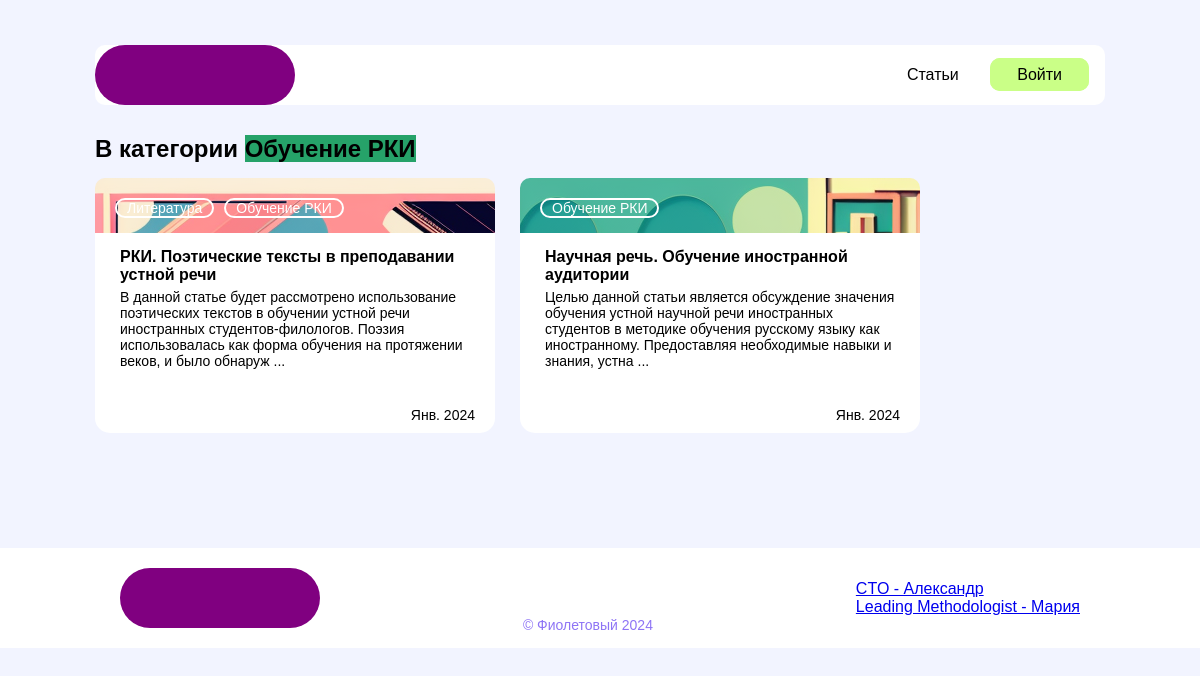
Screenshot of /articles/Обучение РКИ/ with the database file from the repository.
### apps/articles/models.py (models this page shows, shortened)
class Category(models.Model):
    name = models.CharField(max_length=20)
    color = models.CharField(max_length=7, default="#ffffff")
    class Meta:
        verbose_name = "2.2. Категория"
        verbose_name_plural = "2.2. Категории"

class Article(models.Model):
    title = models.CharField(max_length=100)
    attractive_text = models.TextField(default="Завлекающий текст")
    categories = models.ManyToManyField("Category", related_name="articles")
    image_base = models.ImageField(
        upload_to="static/img", default="img/solid-color-image.png"
    )
    main_text = models.TextField(default="Основной текст")
    main_text_headers_list = ListTextField(
        base_field=models.CharField(max_length=40, default=""),
        size=100,  # Maximum of 100 ids in list
        default=None,
    )
    main_text_headers_list_keys = models.CharField(max_length=200, default=" ")
    created_on = models.DateTimeField(auto_now_add=True)
    last_modified = models.DateTimeField(auto_now=True)
    flag_article_enabled = models.BooleanField(default=False)
    class Meta:
        verbose_name = "2.1. Статья"
        verbose_name_plural = "2.1. Статьи"
        ordering = ["-title"]

### apps/main/scripts.py (the view)
    def wrapper(*args, **kwargs):
        request = args[0]
        adress = request.META.get("HTTP_X_FORWARDED_FOR")
        if adress:
            user_ip = adress.split(",")[-1].strip()
        else:
            user_ip = request.META.get("REMOTE_ADDR")
        user_agent = request.META.get("HTTP_USER_AGENT")
        opened = request.path
        message = (
            "\t".join(
                [
                    datetime.now().strftime("%Y.%m.%d %H:%M:%S"),
                    f"{user_ip}\t{user_agent}\t{opened}",
                ]
            )
            + "\n"
        )
        flag_skip_local_usage = False
        if str(user_ip) in ("127.0.0.1", "192.168.0.17", "10.8.0.8"):
            flag_skip_local_usage = True
        if not flag_skip_local_usage:
            with open(os.path.join(LOG_FILEPATH, LOG_FILENAME), "a") as file:
                file.write(message)
        return function(*args, **kwargs)

### apps/articles/templatetags/articles_filters.py (called while the page is built)
@register.filter(name="sort_by_creation_date")
def sort_by_date(articles):
    articles_dict = {}
    for article in articles:
        articles_dict.update({article.pk: time.mktime(article.created_on.timetuple())})
    articles_dict = dict(sorted(articles_dict.items(), key=lambda item: item[1]))
    new_articles_list = []
    for pk in articles_dict.keys():
        for article in articles:
            if article.pk == pk:
                new_articles_list.append(article)
    return new_articles_list[::-1]

### apps/articles/views.py (called while the page is built)
@register_user_activity
def articles_category(request, category):
    category_decoded = urllib.parse.unquote(category)
    articles = Article.objects.filter(
        categories__name__contains=category_decoded, flag_article_enabled=True
    ).order_by("-last_modified")
    category_object = Category.objects.get(name=category)
    context = {"category": category_object, "articles": articles}
    return render(request, "articles_category.html", context)

### apps/articles/templates/articles_category.html
{% extends "base.html" %}
{% block page_content %}
{% load static %}
{% load articles_filters %}
<div class="container">
    <div class="base_block_header">В категории
        <span
            class="badge badge-primary category_tiles_element_text"
            style="background-color: {{ category.color }};"
        >{{ category.name }}</span>
    </div>
    <div class="article_preview_row">
        {% for article in articles|sort_by_creation_date %}
            <div class="article_preview_card">
                <div class="article_preview_poster" style="background-image: url({{ article.image_base.url }});">
                    <div class="article_preview_poster_category_block">
                        {% for category in article.categories.all %}
                            <a class="article_preview_poster_category" href="{% url 'articles_category' category.name %}">
                                <div >
                                    {{ category.name }}
                                </div>
                            </a>
                        {% endfor %}
                    </div>
                </div>
                <div class="article_preview_text">
                    <a href="{% url 'articles_detail' article.pk %}">
                        <div class="article_preview_text_title">{{ article.title }}</div>
                        <div class="article_preview_text_attractive_text">{{ article.attractive_text | safe |slice:":200"}} ...</div>
                        <div class="article_preview_text_date">{{ article.last_modified.date | date:"M. Y"}}</div>
                    </a>
                </div>
            </div>
        {% endfor %}
    </div>
</div>
{% endblock %}

### static/css/base_general.css (style rules this page uses)
html { padding: 0px !important; margin: 0px !important; }
body { background-color: #f2f4ff; font-family: Arial, Helvetica, sans-serif; padding: 0px !important; margin: 0px !important; }
.base_block_header { font-size: 24px; font-weight: 700; margin: 30px 0 15px 0; }

### static/css/article_card.css (style rules this page uses)
.article_preview_row { position: relative; flex-wrap: wrap; display: -webkit-inline-box; }
.article_preview_card { width: 400px; background-color: white; margin: 0 25px 35px 0; border-radius: 15px; margin-bottom: 20px; transition: 0.3s; }
.article_preview_poster { border-radius: 10px 10px 0 0; background: #8E74F5; transition: 0.3s; }
.article_preview_poster_category_block { padding: 20px 10px 5px 20px; display: flex; }
.article_preview_poster_category_block a { color:white; text-decoration: none; transition: 0.3s; }
.article_preview_poster_category { background-color: transparent; color: black; border: 2px solid; border-radius: 15px; padding-left: 10px !important; padding-right: 10px !important; width: fit-content; margin: 0 10px 10px 0; font-size: 14px; }
.article_preview_text { padding: 10px 25px 10px 25px; position: relative; height: 180px; }
.article_preview_text a { color:black; text-decoration: none; }
.article_preview_text_title { font-size: 16px; margin: 5px 0 5px 0; font-weight: 600; font-family: Arial; }
.article_preview_text_attractive_text { font-size: 14px; }
.article_preview_text_date { font-size: 14px; position: absolute; bottom: 0; right: 0; padding: 0 20px 10px 0; }

### rows the page displays
Category: name "Обучение РКИ"
Article: image_base (picture), title "РКИ. Поэтические тексты в преподавании устной речи", attractive_text "В данной статье будет рассмотрено использование поэтических текстов в обучении устной речи иностранных студентов-филологов. Поэзия использовалась как форма обучения на протяжении веков, и было обнаруж", last_modified "Янв. 2024"
Category: name "Литература"
Article: image_base (picture), title "Научная речь. Обучение иностранной аудитории", attractive_text "Целью данной статьи является обсуждение значения обучения устной научной речи иностранных студентов в методике обучения русскому языку как иностранному. Предоставляя необходимые навыки и знания, устна", last_modified "Янв. 2024"
